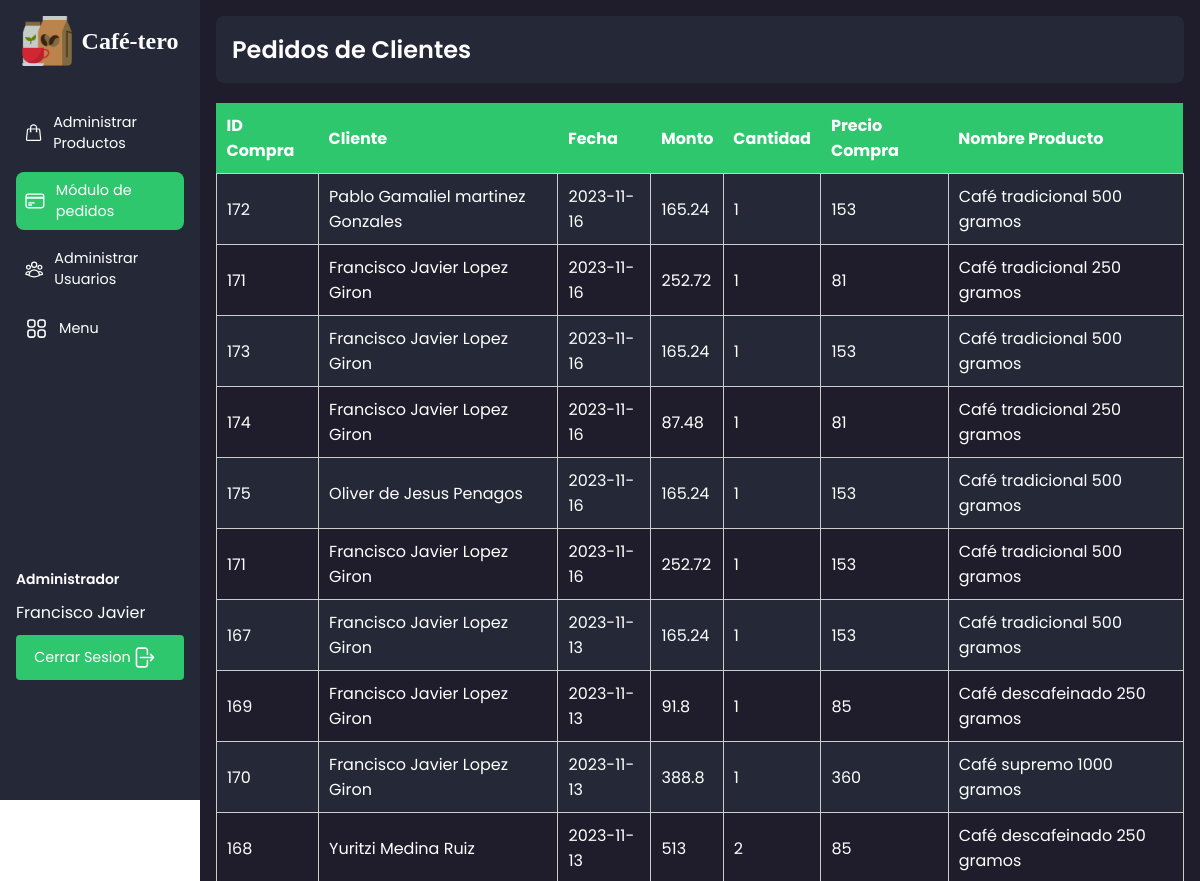
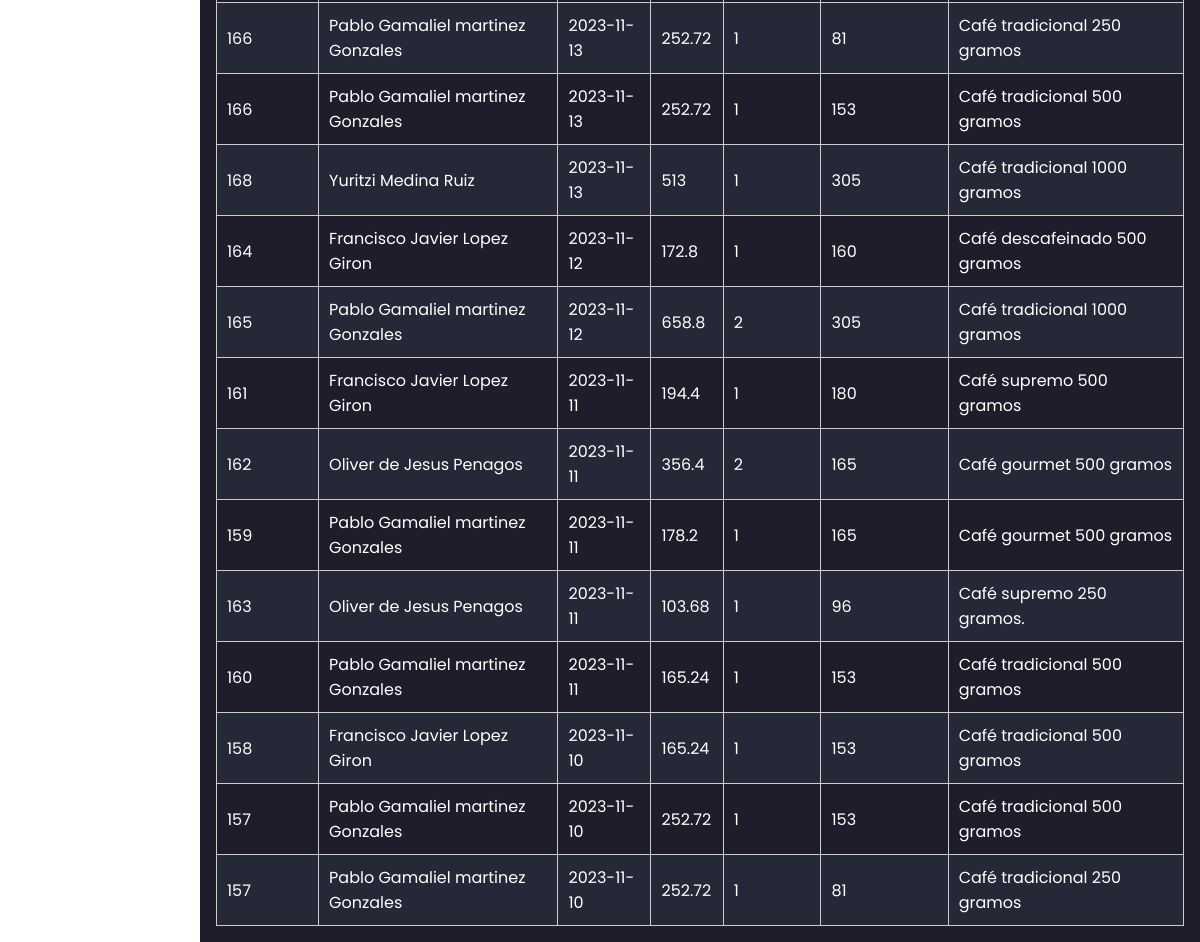
/View/Pages/modulo_pedidos.php (signed in), run on the app's committed database (2 pictures, top to bottom).
### tables this page shows
CREATE TABLE `compras` (
  `idCompras` int(11) NOT NULL,
  `idUsuario` int(11) NOT NULL,
  `fechaCompras` date NOT NULL,
  `monto` double NOT NULL
);

CREATE TABLE `usuarios` (
  `idUsuario` int(11) NOT NULL,
  `nombre` varchar(255) NOT NULL,
  `apellido` varchar(255) NOT NULL,
  `correo` varchar(255) NOT NULL,
  `clave` varchar(255) NOT NULL,
  `idRol` int(11) NOT NULL
);

CREATE TABLE `detalle_compra` (
  `idDetalle` int(11) NOT NULL,
  `idProducto` int(11) NOT NULL,
  `idCompras` int(11) NOT NULL,
  `cantidad` int(11) NOT NULL,
  `precioCompra` double NOT NULL
);

CREATE TABLE `productos` (
  `idProducto` int(11) NOT NULL,
  `nombre` varchar(255) NOT NULL,
  `descripcion` text NOT NULL,
  `image` varchar(60) NOT NULL,
  `precio` decimal(10,2) DEFAULT NULL,
  `activo` int(1) NOT NULL,
  `stock` int(11) NOT NULL
);

### Controller/metodos.php (called while the page is built, shortened)
<?php
class Compras {
    private $db;
    public function __construct() {
        $this->db = new DB();
    }
    public function obtenerCompras(){
        try{
            $pdo = $this->db->connect();
            $sql = "SELECT compras.idCompras, compras.fechaCompras, compras.monto, detalle_compra.cantidad, detalle_compra.precioCompra, productos.nombre, usuarios.nombre as nombreUsuario, usuarios.apellido
                FROM compras
                INNER JOIN detalle_compra ON compras.idCompras = detalle_compra.idCompras
                INNER JOIN productos ON detalle_compra.idProducto = productos.idProducto
                INNER JOIN usuarios ON compras.idUsuario = usuarios.idUsuario
                ORDER BY compras.fechaCompras DESC";
        $stmt = $pdo->prepare($sql);
        $stmt->execute();
        $compras = $stmt->fetchAll();
        return $compras;
    } catch(PDOException $e){
        echo "Error: " . $e->getMessage();
        return false;
    }
    }
}
?>

### View/Pages/modulo_pedidos.php (the view, shortened to what this page needs)
<?php
require_once('../../Controller/metodos.php');
$metodos = new Compras();
$compras = $metodos->obtenerCompras();
?>
<!DOCTYPE html>
<html lang="es">
<head>
    <link rel="stylesheet" href="../Css/modulo_pedidos.css">
</head>
<body>
    <div class="app">
        <sidebar>
            <div class="logo">
                <img src="../images/logo-index.png" alt="logo" width="50">
                <h4>Café-tero</h4>
            </div>
            <nav>
                <ul>
                    <li>
                        <a href="admin_productos.php">Administrar Productos</a>
                    </li>
                    <li class="active">
                        <a href="modulo_pedidos.php" style="color: #fff;">Módulo de pedidos</a>
                    </li>
                    <li>
                        <a href="admin_usuarios.php">Administrar Usuarios</a>
                    </li>
                    <li>
                        <a href="menu.php">Menu</a>
                    </li>
                </ul>
            </nav>
            <div class="user form">
                <?php
                    if (isset ($_SESSION['usuario_nombre'])) {
                        echo '<div class="admin-title">Administrador</div>';
                        echo '<div class="user-info">';
                        echo '<div class="user-name">' . $_SESSION['usuario_nombre'] . '</div>';
                        echo '<a href="../../Controller/logout.php" class="logout-button">Cerrar Sesion
                            <svg xmlns="http://www.w3.org/2000/svg" fill="none" viewBox="0 0 24 24" stroke-width="1.5" stroke="white" width="25">
                                <path stroke-linecap="round" stroke-linejoin="round" d="M15.75 9V5.25A2.25 2.25 0 0013.5 3h-6a2.25 2.25 0 00-2.25 2.25v13.5A2.25 2.25 0 007.5 21h6a2.25 2.25 0 002.25-2.25V15m3 0l3-3m0 0l-3-3m3 3H9" />
                            </svg>
                        </a>';
                        echo '</div>';
                    }
                ?>
            </div>
        </sidebar>
        <div class="app-container">
            <div class="title">
                <h1>Pedidos de Clientes</h1>
            </div>
            <table>
                <tr>
                    <th>ID Compra</th>
                    <th>Cliente</th>
                    <th>Fecha</th>
                    <th>Monto</th>
                    <th>Cantidad</th>
                    <th>Precio Compra</th>
                    <th>Nombre Producto</th>
                </tr>
                <?php foreach ($compras as $compra): ?>
                <tr>
                    <td><?php echo $compra["idCompras"]; ?></td>
                    <td><?php echo $compra["nombreUsuario"] . " " . $compra["apellido"];?></td>
                    <td><?php echo $compra["fechaCompras"]; ?></td>
                    <td><?php echo $compra["monto"]; ?></td>
                    <td><?php echo $compra["cantidad"]; ?></td>
                    <td><?php echo $compra["precioCompra"]; ?></td>
                    <td><?php echo $compra["nombre"]; ?></td>
                </tr>
                <?php endforeach; ?>
            </table>
        </div>
</body>
</html>

### View/Css/modulo_pedidos.css (style rules this page uses)
* { margin: 0; padding: 0; box-sizing: border-box; font-family: 'Poppins', sans-serif; }
html { scroll-behavior: smooth; }
ul { margin-top: 38px; list-style: none; }
a { text-decoration: none; color: #fff; font-size: 0.9rem; }
.app { display: grid; grid-template-columns: 0.2fr 1fr; grid-template-rows: 1fr; }
.app sidebar { background-color: #252836; color: #fff; padding: 1rem; width: 100%; height: 100vh; position: sticky; top: 0; }
.app sidebar .logo { display: flex; align-items: center; justify-content: center; }
.app sidebar .logo h4 { font-family: 'Subjectivity-Regular'; font-size: 1.5rem; font-weight: 600; color: #fff; margin-left: 10px; }
.app sidebar nav { margin-top: 2rem; }
.app sidebar ul li { margin-bottom: 10px; padding: 0.5rem; border-radius: 8px; display: flex; align-items: center; justify-content: flex-start; transition: background-color 0.3s ease; }
.app sidebar ul li a { margin-left: 10px; }
.active { background-color: #2EC76D; color: #fff; }
.app-container { padding: 1rem; background-color: #1F1D2B; }
.app-container .title { padding: 1rem; background-color: #252836; border-radius: 8px; }
.app-container .title h1 { font-size: 1.5rem; font-weight: 600; color: #fff; }
table { width: 100%; border-collapse: collapse; margin-top: 20px; }
th { background-color: #2EC76D; color: #fff; padding: 10px; text-align: left; }
td { padding: 10px; border: 1px solid #ccc; color: #fff; }
tr:nth-child(even) { background-color: #252836; }
.user { margin-top: 1rem; color: #fff; }
.admin-title { margin-top: 131%; font-size: 14px; color: #fff; margin-bottom: 10px; font-weight: 600; }
.user-name { margin-right: 10px; font-size: 16px; color: #fff; margin-bottom: 10px; }
.logout-button { display: flex; color: #fff; background-color: #2EC76D; padding: 10px; border-radius: 4px; text-decoration: none; width: 100%; align-items: center; justify-content: center; }
.logout-button > svg { margin-right: 10px; }

### data on the page
compras: idCompras "172", idUsuario.nombre "Pablo Gamaliel", idUsuario.apellido "martinez Gonzales", fechaCompras "2023-11-16", monto "165.24", detalle_compra.cantidad "1", detalle_compra.precioCompra "153", productos.nombre "Café tradicional 500 gramos"
compras: idCompras "171", idUsuario.nombre "Francisco Javier", idUsuario.apellido "Lopez Giron", fechaCompras "2023-11-16", monto "252.72", detalle_compra.cantidad "1", detalle_compra.precioCompra "81", productos.nombre "Café tradicional 250 gramos", detalle_compra.precioCompra "153", productos.nombre "Café tradicional 500 gramos"
compras: idCompras "173", idUsuario.nombre "Francisco Javier", idUsuario.apellido "Lopez Giron", fechaCompras "2023-11-16", monto "165.24", detalle_compra.cantidad "1", detalle_compra.precioCompra "153", productos.nombre "Café tradicional 500 gramos"
compras: idCompras "174", idUsuario.nombre "Francisco Javier", idUsuario.apellido "Lopez Giron", fechaCompras "2023-11-16", monto "87.48", detalle_compra.cantidad "1", detalle_compra.precioCompra "81", productos.nombre "Café tradicional 250 gramos"
compras: idCompras "175", idUsuario.nombre "Oliver de Jesus", idUsuario.apellido "Penagos", fechaCompras "2023-11-16", monto "165.24", detalle_compra.cantidad "1", detalle_compra.precioCompra "153", productos.nombre "Café tradicional 500 gramos"
compras: idCompras "167", idUsuario.nombre "Francisco Javier", idUsuario.apellido "Lopez Giron", fechaCompras "2023-11-13", monto "165.24", detalle_compra.cantidad "1", detalle_compra.precioCompra "153", productos.nombre "Café tradicional 500 gramos"
compras: idCompras "169", idUsuario.nombre "Francisco Javier", idUsuario.apellido "Lopez Giron", fechaCompras "2023-11-13", monto "91.8", detalle_compra.cantidad "1", detalle_compra.precioCompra "85", productos.nombre "Café descafeinado 250 gramos"
compras: idCompras "170", idUsuario.nombre "Francisco Javier", idUsuario.apellido "Lopez Giron", fechaCompras "2023-11-13", monto "388.8", detalle_compra.cantidad "1", detalle_compra.precioCompra "360", productos.nombre "Café supremo 1000 gramos"
compras: idCompras "168", idUsuario.nombre "Yuritzi", idUsuario.apellido "Medina Ruiz", fechaCompras "2023-11-13", monto "513", detalle_compra.cantidad "2", detalle_compra.precioCompra "85", productos.nombre "Café descafeinado 250 gramos", detalle_compra.cantidad "1", detalle_compra.precioCompra "305", productos.nombre "Café tradicional 1000 gramos"
compras: idCompras "166", idUsuario.nombre "Pablo Gamaliel", idUsuario.apellido "martinez Gonzales", fechaCompras "2023-11-13", monto "252.72", detalle_compra.cantidad "1", detalle_compra.precioCompra "81", productos.nombre "Café tradicional 250 gramos", detalle_compra.precioCompra "153", productos.nombre "Café tradicional 500 gramos"
compras: idCompras "164", idUsuario.nombre "Francisco Javier", idUsuario.apellido "Lopez Giron", fechaCompras "2023-11-12", monto "172.8", detalle_compra.cantidad "1", detalle_compra.precioCompra "160", productos.nombre "Café descafeinado 500 gramos"
compras: idCompras "165", idUsuario.nombre "Pablo Gamaliel", idUsuario.apellido "martinez Gonzales", fechaCompras "2023-11-12", monto "658.8", detalle_compra.cantidad "2", detalle_compra.precioCompra "305", productos.nombre "Café tradicional 1000 gramos"
compras: idCompras "161", idUsuario.nombre "Francisco Javier", idUsuario.apellido "Lopez Giron", fechaCompras "2023-11-11", monto "194.4", detalle_compra.cantidad "1", detalle_compra.precioCompra "180", productos.nombre "Café supremo 500 gramos"
compras: idCompras "162", idUsuario.nombre "Oliver de Jesus", idUsuario.apellido "Penagos", fechaCompras "2023-11-11", monto "356.4", detalle_compra.cantidad "2", detalle_compra.precioCompra "165", productos.nombre "Café gourmet 500 gramos"
compras: idCompras "159", idUsuario.nombre "Pablo Gamaliel", idUsuario.apellido "martinez Gonzales", fechaCompras "2023-11-11", monto "178.2", detalle_compra.cantidad "1", detalle_compra.precioCompra "165", productos.nombre "Café gourmet 500 gramos"
compras: idCompras "163", idUsuario.nombre "Oliver de Jesus", idUsuario.apellido "Penagos", fechaCompras "2023-11-11", monto "103.68", detalle_compra.cantidad "1", detalle_compra.precioCompra "96", productos.nombre "Café supremo 250 gramos."
compras: idCompras "160", idUsuario.nombre "Pablo Gamaliel", idUsuario.apellido "martinez Gonzales", fechaCompras "2023-11-11", monto "165.24", detalle_compra.cantidad "1", detalle_compra.precioCompra "153", productos.nombre "Café tradicional 500 gramos"
compras: idCompras "158", idUsuario.nombre "Francisco Javier", idUsuario.apellido "Lopez Giron", fechaCompras "2023-11-10", monto "165.24", detalle_compra.cantidad "1", detalle_compra.precioCompra "153", productos.nombre "Café tradicional 500 gramos"
compras: idCompras "157", idUsuario.nombre "Pablo Gamaliel", idUsuario.apellido "martinez Gonzales", fechaCompras "2023-11-10", monto "252.72", detalle_compra.cantidad "1", detalle_compra.precioCompra "153", productos.nombre "Café tradicional 500 gramos", detalle_compra.precioCompra "81", productos.nombre "Café tradicional 250 gramos"

### other printed values
$_SESSION['usuario_nombre'] "Francisco Javier"
